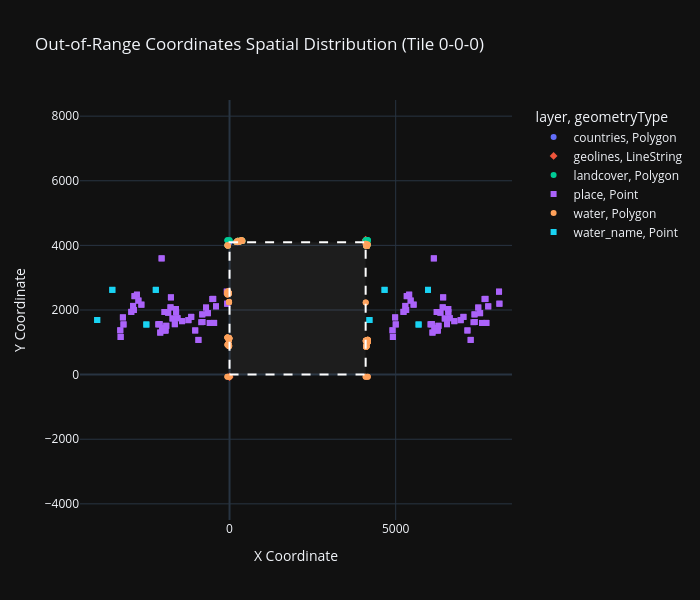

Notebook cell for this chart:
### Markdown cell above
## 5. Geographic Coordinate Scatter (Spatial Distribution)

Plots the out-of-range coordinates in coordinate space for the global z=0 tile `0-0-0` to see their spatial distribution relative to the 0-4096 extent box.

### Code cell
# Filter entries for global tile 0-0-0
df_entries = pd.DataFrame(data['entries'])
df_tile = df_entries[df_entries['tile'] == '0-0-0']

fig_spatial = px.scatter(
    df_tile,
    x="x",
    y="y",
    color="layer",
    symbol="geometryType",
    title="Out-of-Range Coordinates Spatial Distribution (Tile 0-0-0)",
    labels={"x": "X Coordinate", "y": "Y Coordinate"},
    hover_data=["dataset", "xOffset", "yOffset"]
)

# Draw the tile boundary box (0,0 to 4096,4096)
fig_spatial.add_shape(
    type="rect",
    x0=0, y0=0, x1=4096, y1=4096,
    line=dict(color="white", width=2, dash="dash"),
    fillcolor="rgba(255, 255, 255, 0.05)"
)

fig_spatial.update_layout(
    template=plotly_template,
    height=600,
    width=700,
    xaxis=dict(range=[-4500, 8500]),
    yaxis=dict(range=[-4500, 8500]),
    legend=dict(yanchor="top", y=0.99, xanchor="left", x=1.05)
)
fig_spatial.show()

### Figure 1 — Plotly figure (JSON) as saved in the notebook; plotly's stock layout.template omitted (floating-point values rounded to 4 significant figures; data arrays with more than 128 entries replaced by an {"elided": "..."} marker saying what was removed)
{"data": [{"customdata": [["OpenMapTiles", 0, 6], ["OpenMapTiles", 0, 6], ["OpenMapTiles", 0, 6], ["OpenMapTiles", 0, 3], ["OpenMapTiles", 0, 6], ["OpenMapTiles", 0, 6], ["OpenMapTiles", 0, 6], ["OpenMapTiles", 0, 5], ["OpenMapTiles", 0, 6], ["OpenMapTiles", 0, 6]], "hovertemplate": "layer=countries<br>geometryType=Polygon<br>X Coordinate=%{x}<br>Y Coordinate=%{y}<br>dataset=%{customdata[0]}<br>xOffset=%{customdata[1]}<br>yOffset=%{customdata[2]}<extra></extra>", "legendgroup": "countries, Polygon", "marker": {"color": "#636efa", "symbol": "circle"}, "mode": "markers", "name": "countries, Polygon", "orientation": "v", "showlegend": true, "type": "scatter", "x": [4096, 275, 0, 240, 241, 0, 244, 245, 246, 244], "xaxis": "x", "y": [4102, 4102, 4102, 4099, 4102, 4102, 4102, 4101, 4102, 4102], "yaxis": "y"}, {"customdata": [["OpenMapTiles", 0, 62], ["OpenMapTiles", 0, 80], ["OpenMapTiles", 0, -80], ["OpenMapTiles", 0, -62]], "hovertemplate": "layer=geolines<br>geometryType=LineString<br>X Coordinate=%{x}<br>Y Coordinate=%{y}<br>dataset=%{customdata[0]}<br>xOffset=%{customdata[1]}<br>yOffset=%{customdata[2]}<extra></extra>", "legendgroup": "geolines, LineString", "marker": {"color": "#EF553B", "symbol": "diamond"}, "mode": "markers", "name": "geolines, LineString", "orientation": "v", "showlegend": true, "type": "scatter", "x": [4096, 4096, 0, 0], "xaxis": "x", "y": [4158, 4176, -80, -62], "yaxis": "y"}, {"customdata": [["OpenFreeMap", 64, 64], ["OpenFreeMap", 0, 64], ["OpenFreeMap", 0, 64], ["OpenFreeMap", 0, 36], ["OpenFreeMap", 11, 0], ["OpenFreeMap", 31, 0], ["OpenFreeMap", 45, 0], ["OpenFreeMap", 47, 0], ["OpenFreeMap", 64, 0], ["OpenFreeMap", 64, 64], ["OpenFreeMap", 0, 33], ["OpenFreeMap", 0, 64], ["OpenFreeMap", 0, 64], ["OpenFreeMap", -64, 64], ["OpenFreeMap", -64, 0], ["OpenFreeMap", -46, 0], ["OpenFreeMap", 0, 12], ["OpenFreeMap", 0, 44], ["OpenFreeMap", 0, 6], ["OpenFreeMap", 0, 33], ["CARTO Streets", 64, 64], ["CARTO Streets", 0, 64], ["CARTO Streets", 0, 64], ["CARTO Streets", 0, 36], ["CARTO Streets", 11, 0], ["CARTO Streets", 31, 0], ["CARTO Streets", 45, 0], ["CARTO Streets", 47, 0], ["CARTO Streets", 64, 0], ["CARTO Streets", 64, 64], ["CARTO Streets", 0, 33], ["CARTO Streets", 0, 64], ["CARTO Streets", 0, 64], ["CARTO Streets", -64, 64], ["CARTO Streets", -64, 0], ["CARTO Streets", -46, 0], ["CARTO Streets", 0, 12], ["CARTO Streets", 0, 44], ["CARTO Streets", 0, 6], ["CARTO Streets", 0, 33]], "hovertemplate": "layer=landcover<br>geometryType=Polygon<br>X Coordinate=%{x}<br>Y Coordinate=%{y}<br>dataset=%{customdata[0]}<br>xOffset=%{customdata[1]}<br>yOffset=%{customdata[2]}<extra></extra>", "legendgroup": "landcover, Polygon", "marker": {"color": "#00cc96", "symbol": "circle"}, "mode": "markers", "name": "landcover, Polygon", "orientation": "v", "showlegend": true, "type": "scatter", "x": [4160, 4096, 368, 388, 4107, 4127, 4141, 4143, 4160, 4160, 331, 349, 0, -64, -64, -46, 206, 249, 282, 331, 4160, 4096, 368, 388, 4107, 4127, 4141, 4143, 4160, 4160, 331, 349, 0, -64, -64, -46, 206, 249, 282, 331], "xaxis": "x", "y": [4160, 4160, 4160, 4132, 3986, 4022, 3981, 3983, 4031, 4160, 4129, 4160, 4160, 4160, 4005, 3988, 4108, 4140, 4102, 4129, 4160, 4160, 4160, 4132, 3986, 4022, 3981, 3983, 4031, 4160, 4129, 4160, 4160, 4160, 4005, 3988, 4108, 4140, 4102, 4129], "yaxis": "y"}, {"customdata": {"elided": "180x3 mixed values"}, "hovertemplate": "layer=place<br>geometryType=Point<br>X Coordinate=%{x}<br>Y Coordinate=%{y}<br>dataset=%{customdata[0]}<br>xOffset=%{customdata[1]}<br>yOffset=%{customdata[2]}<extra></extra>", "legendgroup": "place, Point", "marker": {"color": "#ab63fa", "symbol": "square"}, "mode": "markers", "name": "place, Point", "orientation": "v", "showlegend": true, "type": "scatter", "x": {"elided": "180 int values"}, "xaxis": "x", "y": {"elided": "180 int values"}, "yaxis": "y"}, {"customdata": {"elided": "164x3 mixed values"}, "hovertemplate": "layer=water<br>geometryType=Polygon<br>X Coordinate=%{x}<br>Y Coordinate=%{y}<br>dataset=%{customdata[0]}<br>xOffset=%{customdata[1]}<br>yOffset=%{customdata[2]}<extra></extra>", "legendgroup": "water, Polygon", "marker": {"color": "#FFA15A", "symbol": "circle"}, "mode": "markers", "name": "water, Polygon", "orientation": "v", "showlegend": true, "type": "scatter", "x": {"elided": "164 int values"}, "xaxis": "x", "y": {"elided": "164 int values"}, "yaxis": "y"}, {"customdata": [["OpenFreeMap", 1593, 0], ["OpenFreeMap", -2503, 0], ["OpenFreeMap", 114, 0], ["OpenFreeMap", -3982, 0], ["OpenFreeMap", 1877, 0], ["OpenFreeMap", -2219, 0], ["OpenFreeMap", 569, 0], ["OpenFreeMap", -3527, 0], ["CARTO Streets", 1593, 0], ["CARTO Streets", -2503, 0], ["CARTO Streets", 114, 0], ["CARTO Streets", -3982, 0], ["CARTO Streets", 1877, 0], ["CARTO Streets", -2219, 0], ["CARTO Streets", 569, 0], ["CARTO Streets", -3527, 0]], "hovertemplate": "layer=water_name<br>geometryType=Point<br>X Coordinate=%{x}<br>Y Coordinate=%{y}<br>dataset=%{customdata[0]}<br>xOffset=%{customdata[1]}<br>yOffset=%{customdata[2]}<extra></extra>", "legendgroup": "water_name, Point", "marker": {"color": "#19d3f3", "symbol": "square"}, "mode": "markers", "name": "water_name, Point", "orientation": "v", "showlegend": true, "type": "scatter", "x": [5689, -2503, 4210, -3982, 5973, -2219, 4665, -3527, 5689, -2503, 4210, -3982, 5973, -2219, 4665, -3527], "xaxis": "x", "y": [1551, 1551, 1690, 1690, 2623, 2623, 2623, 2623, 1551, 1551, 1690, 1690, 2623, 2623, 2623, 2623], "yaxis": "y"}], "layout": {"height": 600, "legend": {"title": {"text": "layer, geometryType"}, "tracegroupgap": 0, "x": 1.05, "xanchor": "left", "y": 0.99, "yanchor": "top"}, "shapes": [{"fillcolor": "rgba(255, 255, 255, 0.05)", "line": {"color": "white", "dash": "dash", "width": 2}, "type": "rect", "x0": 0, "x1": 4096, "y0": 0, "y1": 4096}], "title": {"text": "Out-of-Range Coordinates Spatial Distribution (Tile 0-0-0)"}, "width": 700, "xaxis": {"anchor": "y", "domain": [0, 1], "range": [-4500, 8500], "title": {"text": "X Coordinate"}}, "yaxis": {"anchor": "x", "domain": [0, 1], "range": [-4500, 8500], "title": {"text": "Y Coordinate"}}}}
